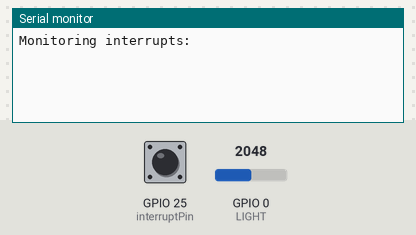
A sketch run on a simulated ESP32. Shown: the last lines printed to the serial monitor. The inputs (shaded band) are chosen by the test bench; at power-on: GPIO 25 (interruptPin) HIGH, GPIO 0 (LIGHT) = 2048.

Above: at 1.2 s.
1.3 s: GPIO 25 (interruptPin) pulled LOW for 0.15 s
At 2.5 s:
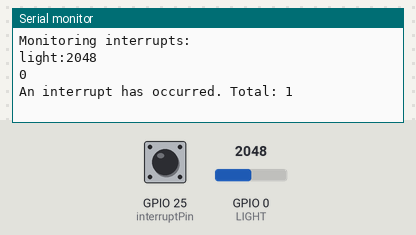
2.9 s: GPIO 25 (interruptPin) pulled LOW for 1 s
At 4.0 s:
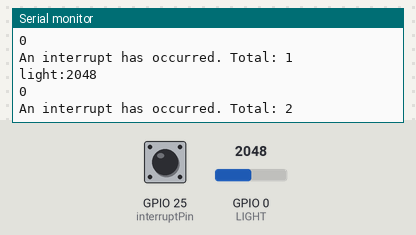
5.4 s: GPIO 25 (interruptPin) pulled LOW for 0.15 s
At 5.9 s:
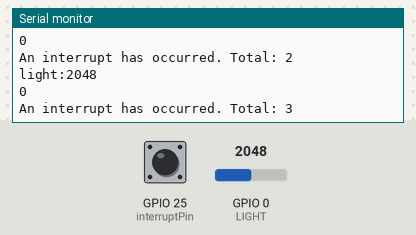

The sketch:

MyInterruptTest.ino
```cpp
#define LIGHT 0

const byte interruptPin = 25;

volatile int interruptCounter = 0;

int numberOfInterrupts = 0;

portMUX_TYPE mux = portMUX_INITIALIZER_UNLOCKED;

void setup() {

  Serial.begin(9600);

  Serial.println("Monitoring interrupts: ");

  pinMode(interruptPin, INPUT_PULLUP);

  attachInterrupt(digitalPinToInterrupt(interruptPin), handleInterrupt, FALLING);

}

void handleInterrupt() {

  portENTER_CRITICAL_ISR(&mux);

  interruptCounter=1;
  portEXIT_CRITICAL_ISR(&mux);

}

void loop() {

  if(interruptCounter==1){

      portENTER_CRITICAL(&mux);

      interruptCounter=0;;

      portEXIT_CRITICAL(&mux);

      int val = analogRead(LIGHT);
      Serial.print("light:");
      Serial.print(val);
      Serial.println();
      Serial.println(interruptCounter);
      numberOfInterrupts++;
      Serial.print("An interrupt has occurred. Total: ");
      Serial.println(numberOfInterrupts);

  }
  //delay(2000);
}
```

Measured:
- after the input at 1.3 s, the serial monitor: prints a new line at once (image 1)
- after the input at 2.9 s, the serial monitor: prints a new line at once (image 2)
- after the input at 5.4 s, the serial monitor: prints a new line at once (image 3)
